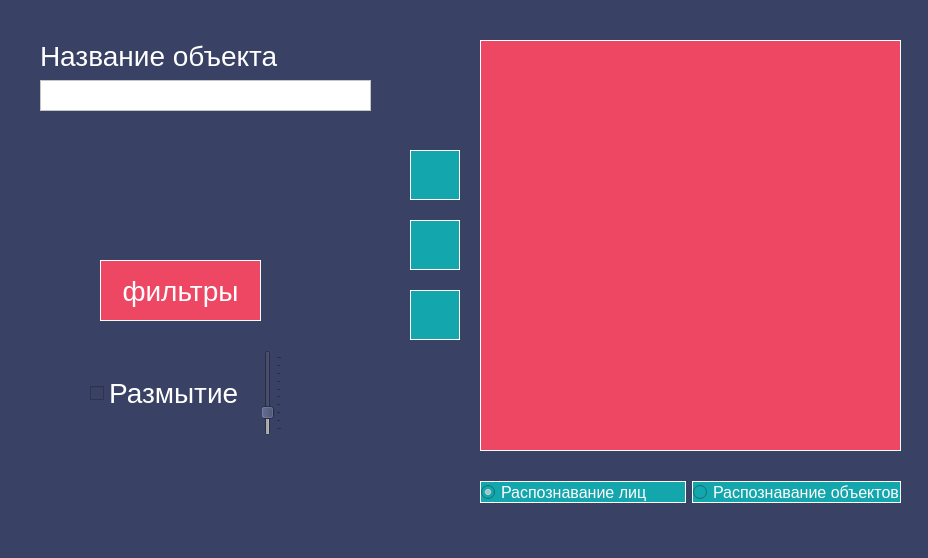
<?xml version="1.0" encoding="UTF-8"?>
<ui version="4.0">
 <class>MainWindow</class>
 <widget class="QMainWindow" name="MainWindow">
  <property name="geometry">
   <rect>
    <x>0</x>
    <y>0</y>
    <width>928</width>
    <height>558</height>
   </rect>
  </property>
  <property name="windowTitle">
   <string>Распознавание объектов</string>
  </property>
  <property name="styleSheet">
   <string notr="true">background: #394165;</string>
  </property>
  <widget class="QWidget" name="centralwidget">
   <widget class="QPushButton" name="AddImageButton">
    <property name="geometry">
     <rect>
      <x>410</x>
      <y>150</y>
      <width>50</width>
      <height>50</height>
     </rect>
    </property>
    <property name="cursor">
     <cursorShape>PointingHandCursor</cursorShape>
    </property>
    <property name="toolTip">
     <string>Добавить изображение</string>
    </property>
    <property name="toolTipDuration">
     <number>-1</number>
    </property>
    <property name="styleSheet">
     <string notr="true">font-size: 12px;
background-color: #13A6AD;
border: 1px solid white;
color: white;</string>
    </property>
    <property name="text">
     <string/>
    </property>
    <property name="icon">
     <iconset resource="../Resources/Resource.qrc">
      <normaloff>:/Assets/png/AddImage.png</normaloff>:/Assets/png/AddImage.png</iconset>
    </property>
    <property name="iconSize">
     <size>
      <width>35</width>
      <height>35</height>
     </size>
    </property>
   </widget>
   <widget class="QGraphicsView" name="graphicsView">
    <property name="geometry">
     <rect>
      <x>480</x>
      <y>40</y>
      <width>421</width>
      <height>411</height>
     </rect>
    </property>
    <property name="focusPolicy">
     <enum>Qt::NoFocus</enum>
    </property>
    <property name="styleSheet">
     <string notr="true">background: #ED4763;
border: 1px solid white;
</string>
    </property>
    <property name="verticalScrollBarPolicy">
     <enum>Qt::ScrollBarAlwaysOff</enum>
    </property>
    <property name="horizontalScrollBarPolicy">
     <enum>Qt::ScrollBarAlwaysOff</enum>
    </property>
    <property name="sizeAdjustPolicy">
     <enum>QAbstractScrollArea::AdjustToContents</enum>
    </property>
    <property name="interactive">
     <bool>true</bool>
    </property>
    <property name="sceneRect">
     <rectf>
      <x>0.000000000000000</x>
      <y>0.000000000000000</y>
      <width>10.000000000000000</width>
      <height>10.000000000000000</height>
     </rectf>
    </property>
    <property name="alignment">
     <set>Qt::AlignLeading|Qt::AlignLeft|Qt::AlignTop</set>
    </property>
   </widget>
   <widget class="QPushButton" name="RemoveImageButton">
    <property name="geometry">
     <rect>
      <x>410</x>
      <y>220</y>
      <width>50</width>
      <height>50</height>
     </rect>
    </property>
    <property name="cursor">
     <cursorShape>PointingHandCursor</cursorShape>
    </property>
    <property name="toolTip">
     <string>Удалить изображение</string>
    </property>
    <property name="toolTipDuration">
     <number>-1</number>
    </property>
    <property name="autoFillBackground">
     <bool>false</bool>
    </property>
    <property name="styleSheet">
     <string notr="true">font-size: 12px;
background-color: #13A6AD;
border: 1px solid white;
color: white;</string>
    </property>
    <property name="icon">
     <iconset resource="../Resources/Resource.qrc">
      <normaloff>:/Assets/png/RemoveImage.png</normaloff>:/Assets/png/RemoveImage.png</iconset>
    </property>
    <property name="iconSize">
     <size>
      <width>35</width>
      <height>35</height>
     </size>
    </property>
    <property name="checkable">
     <bool>false</bool>
    </property>
    <property name="checked">
     <bool>false</bool>
    </property>
   </widget>
   <widget class="QLabel" name="label">
    <property name="geometry">
     <rect>
      <x>40</x>
      <y>40</y>
      <width>241</width>
      <height>31</height>
     </rect>
    </property>
    <property name="styleSheet">
     <string notr="true">font-size: 28px;
color: white;
</string>
    </property>
    <property name="text">
     <string>Название объекта</string>
    </property>
   </widget>
   <widget class="QPushButton" name="FilterButton">
    <property name="geometry">
     <rect>
      <x>100</x>
      <y>260</y>
      <width>161</width>
      <height>61</height>
     </rect>
    </property>
    <property name="cursor">
     <cursorShape>PointingHandCursor</cursorShape>
    </property>
    <property name="styleSheet">
     <string notr="true">background: #ED4763;
border: 1px solid white;
color: white;
font-size: 28px;</string>
    </property>
    <property name="text">
     <string>фильтры</string>
    </property>
   </widget>
   <widget class="QWidget" name="layoutWidget">
    <property name="geometry">
     <rect>
      <x>90</x>
      <y>350</y>
      <width>192</width>
      <height>86</height>
     </rect>
    </property>
    <layout class="QHBoxLayout" name="BlurHorizontalLayout">
     <item>
      <widget class="QCheckBox" name="BlurCheckBox">
       <property name="cursor">
        <cursorShape>PointingHandCursor</cursorShape>
       </property>
       <property name="styleSheet">
        <string notr="true">color: white;
font-size: 28px;</string>
       </property>
       <property name="text">
        <string>Размытие</string>
       </property>
      </widget>
     </item>
     <item>
      <widget class="QSlider" name="BlurVerticalSlider">
       <property name="enabled">
        <bool>false</bool>
       </property>
       <property name="minimum">
        <number>1</number>
       </property>
       <property name="maximum">
        <number>10</number>
       </property>
       <property name="value">
        <number>3</number>
       </property>
       <property name="sliderPosition">
        <number>3</number>
       </property>
       <property name="tracking">
        <bool>true</bool>
       </property>
       <property name="orientation">
        <enum>Qt::Vertical</enum>
       </property>
       <property name="invertedAppearance">
        <bool>false</bool>
       </property>
       <property name="tickPosition">
        <enum>QSlider::TicksBelow</enum>
       </property>
       <property name="tickInterval">
        <number>1</number>
       </property>
      </widget>
     </item>
    </layout>
   </widget>
   <widget class="QTextEdit" name="textEdit">
    <property name="geometry">
     <rect>
      <x>40</x>
      <y>80</y>
      <width>331</width>
      <height>31</height>
     </rect>
    </property>
    <property name="styleSheet">
     <string notr="true">background-color: white;</string>
    </property>
   </widget>
   <widget class="QPushButton" name="RecognitionButton">
    <property name="geometry">
     <rect>
      <x>410</x>
      <y>290</y>
      <width>50</width>
      <height>50</height>
     </rect>
    </property>
    <property name="cursor">
     <cursorShape>PointingHandCursor</cursorShape>
    </property>
    <property name="toolTip">
     <string>Распознать объект(ы)</string>
    </property>
    <property name="styleSheet">
     <string notr="true">font-size: 12px;
background-color: #13A6AD;
border: 1px solid white;
color: white;</string>
    </property>
    <property name="text">
     <string/>
    </property>
    <property name="icon">
     <iconset resource="../Resources/Resource.qrc">
      <normaloff>:/Assets/png/FaceRecognition.png</normaloff>:/Assets/png/FaceRecognition.png</iconset>
    </property>
    <property name="iconSize">
     <size>
      <width>42</width>
      <height>42</height>
     </size>
    </property>
   </widget>
   <widget class="QWidget" name="layoutWidget">
    <property name="geometry">
     <rect>
      <x>480</x>
      <y>480</y>
      <width>421</width>
      <height>24</height>
     </rect>
    </property>
    <layout class="QHBoxLayout" name="RecognitionHorizontalLayout">
     <item>
      <widget class="QRadioButton" name="FaceRecognitionRadioButton">
       <property name="font">
        <font>
         <pointsize>-1</pointsize>
         <weight>50</weight>
         <italic>false</italic>
         <bold>false</bold>
         <underline>false</underline>
         <strikeout>false</strikeout>
         <kerning>true</kerning>
        </font>
       </property>
       <property name="cursor">
        <cursorShape>PointingHandCursor</cursorShape>
       </property>
       <property name="styleSheet">
        <string notr="true">font-size: 16px;
background-color: #13A6AD;
border: 1px solid white;
color: white;</string>
       </property>
       <property name="text">
        <string>Распознавание лиц</string>
       </property>
       <property name="checkable">
        <bool>true</bool>
       </property>
       <property name="checked">
        <bool>true</bool>
       </property>
      </widget>
     </item>
     <item>
      <widget class="QRadioButton" name="ObjectRecognitionRadioButton">
       <property name="cursor">
        <cursorShape>PointingHandCursor</cursorShape>
       </property>
       <property name="styleSheet">
        <string notr="true">font-size: 16px;
background-color: #13A6AD;
border: 1px solid white;
color: white;</string>
       </property>
       <property name="text">
        <string>Распознавание объектов</string>
       </property>
       <property name="checked">
        <bool>false</bool>
       </property>
      </widget>
     </item>
    </layout>
   </widget>
  </widget>
  <widget class="QMenuBar" name="menubar">
   <property name="geometry">
    <rect>
     <x>0</x>
     <y>0</y>
     <width>928</width>
     <height>25</height>
    </rect>
   </property>
  </widget>
  <widget class="QStatusBar" name="statusbar"/>
 </widget>
 <resources>
  <include location="../Resources/Resource.qrc"/>
 </resources>
 <connections/>
</ui>
